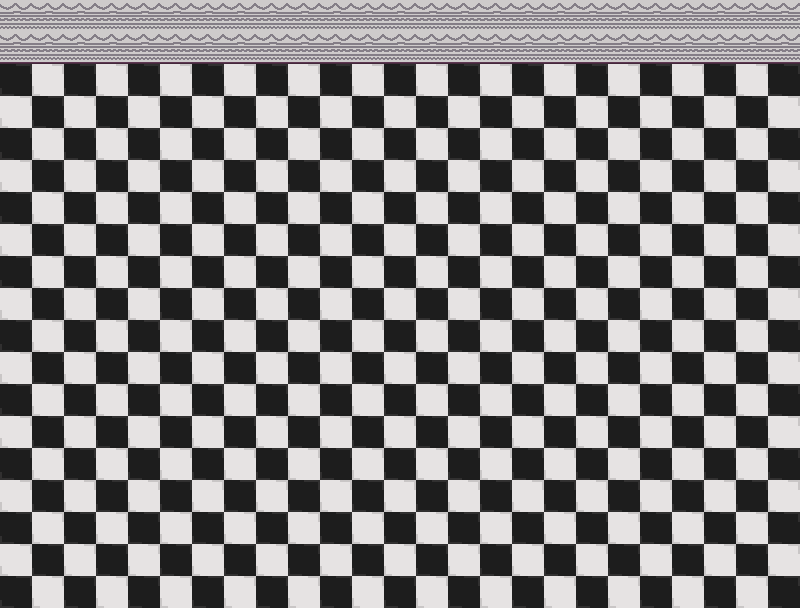

This game map was drawn from its Tiled (.tmx) file and the tilesets committed beside it. A one-line description and the trimmed map source follow:
An orthogonal 25x19 tile map with 32x32 px tiles, 1 tile layer (Tile Layer 1), 5 tilesets and 81 objects (boss-3).

<map version="1.10" tiledversion="1.11.2" orientation="orthogonal" renderorder="right-down" width="25" height="19" tilewidth="32" tileheight="32" infinite="0" nextlayerid="3" nextobjectid="73">
 <tileset firstgid="1" name="Textures-5" tilewidth="32" tileheight="32" tilecount="2" columns="2">
  <image source="Textures-5.png" width="64" height="32" />
 </tileset>
 <tileset firstgid="3" name="Walls" tilewidth="32" tileheight="32" tilecount="2" columns="2">
  <image source="Walls.png" width="64" height="32" />
  <tile id="0">
   <objectgroup draworder="index" id="2">
    <object id="1" x="0" y="0" width="32" height="32" />
   </objectgroup>
  </tile>
  <tile id="1">
   <objectgroup draworder="index" id="2">
    <object id="1" x="0" y="0" width="32" height="32" />
   </objectgroup>
  </tile>
 </tileset>
 <tileset firstgid="5" name="Decorations-5" tilewidth="32" tileheight="32" tilecount="9" columns="9">
  <image source="Decorations-5.png" width="288" height="32" />
  <tile id="2">
   <objectgroup draworder="index" id="2">
    <object id="2" x="5" y="1" width="20" height="28" />
   </objectgroup>
  </tile>
  <tile id="4">
   <objectgroup draworder="index" id="2">
    <object id="3" x="4" y="3" width="26" height="28" />
   </objectgroup>
  </tile>
  <tile id="5">
   <objectgroup draworder="index" id="2">
    <object id="1" x="2.95829" y="19.0944">
     <polygon points="0,0 0.067234,3.69787 0.874041,3.7651 0.941275,4.77361 2.95829,4.84084 2.95829,5.71489 5.10978,5.71489 5.10978,7.05957 14.9259,7.05957 14.9932,5.91659 16.0017,5.91659 16.0017,4.90808 17.8842,4.90808 17.9515,4.03404 20.1702,4.03404 20.1702,2.95829 22.0527,2.95829 22.0527,2.01702 22.994,2.08425 22.994,0.941275 24.0698,0.941275 24.0698,-0.941275 23.0612,-0.941275 23.0612,-1.94978 23.9353,-1.94978 24.0698,-2.95829 25.0783,-2.95829 25.2127,-4.97531 26.0868,-5.04255 26.154,-6.9251 26.8936,-6.9251 26.9608,-5.17701 28.1038,-5.17701 28.0366,-8.20254 25.0783,-8.26978 25.011,-10.0851 21.0442,-10.1523 20.9098,-6.38723 20.1702,-6.38723 19.9685,-8.00084 19.1617,-8.00084 19.0944,-10.0851 18.0859,-10.0179 18.0187,-11.0936 16.1361,-11.1608 16.1361,-12.0349 15.1276,-12.1021 14.9932,-13.0434 7.05957,-13.1779 6.99233,-12.371 5.10978,-12.1021 5.04255,-10.8247 3.22723,-10.8919 3.22723,-9.07658 2.15149,-9.00935 2.08425,-8.20254 1.00851,-8.13531 1.00851,-1.27745 1.88255,-1.21021 1.94978,-0.268936" />
    </object>
   </objectgroup>
  </tile>
  <tile id="6">
   <objectgroup draworder="index" id="2">
    <object id="1" x="20.8991" y="30.9728">
     <polygon points="0,0 -10.6751,-0.0751767 -10.7503,-1.72906 -18.8693,-9.9985 -18.8693,-23.9814 -11.8027,-29.9203 -4.5106,-29.9203 5.11201,-21.275 5.03684,-12.329 -2.02977,-5.41272 0.150353,-2.02977" />
    </object>
   </objectgroup>
  </tile>
  <tile id="7">
   <objectgroup draworder="index" id="2">
    <object id="1" x="3" y="14" width="27" height="7" />
   </objectgroup>
  </tile>
  <tile id="8">
   <objectgroup draworder="index" id="2">
    <object id="1" x="4" y="5" width="24" height="24" />
   </objectgroup>
  </tile>
 </tileset>
 <tileset firstgid="14" name="School-Locker-5" tilewidth="32" tileheight="32" tilecount="1" columns="1">
  <image source="School-Locker-5.png" width="32" height="32" />
  <tile id="0">
   <objectgroup draworder="index" id="2">
    <object id="1" x="6" y="1" width="20" height="30" />
   </objectgroup>
  </tile>
 </tileset>
 <tileset firstgid="15" name="Boss-3" tilewidth="32" tileheight="64" tilecount="1" columns="1">
  <image source="Boss-3.png" width="32" height="64" />
  <tile id="0">
   <objectgroup draworder="index" id="2">
    <object id="1" x="1" y="0" width="30" height="64" />
   </objectgroup>
  </tile>
 </tileset>
 <layer id="1" name="Tile Layer 1" width="25" height="19">
  <data>[475 cells, 475 non-empty, 4 distinct tile ids]</data>
 </layer>
 <objectgroup id="2" name="Object Layer 1">
  <object id="1" gid="14" x="49.0046" y="98.7526" width="80.1834" height="83.5064" />
  <object id="2" gid="14" x="99.7351" y="98.5849" width="80.1834" height="83.5064" />
  <object id="3" gid="14" x="209.582" y="97.7839" width="80.1834" height="83.5064" />
  <object id="4" gid="14" x="266.983" y="98.2505" width="80.1834" height="83.5064" />
  <object id="5" gid="14" x="368.107" y="98.1841" width="80.1834" height="83.5064" />
  <object id="6" gid="14" x="418.624" y="98.1841" width="80.1834" height="83.5064" />
  <object id="7" gid="14" x="469.721" y="97.6034" width="80.1834" height="83.5064" />
  <object id="8" gid="14" x="521.399" y="97.0228" width="80.1834" height="83.5064" />
  <object id="9" gid="14" x="573.078" y="96.4421" width="80.1834" height="83.5064" />
  <object id="10" gid="14" x="623.594" y="97.0228" width="80.1834" height="83.5064" />
  <object id="11" gid="5" x="96.4931" y="159.057" width="32" height="32" />
  <object id="12" gid="7" x="224.882" y="220.347" width="32" height="32" />
  <object id="13" gid="7" x="257.082" y="186.908" width="32" height="32" />
  <object id="14" gid="7" x="290.521" y="220.966" width="32" height="32" />
  <object id="15" gid="7" x="320.863" y="189.385" width="32" height="32" />
  <object id="16" gid="7" x="353.063" y="220.347" width="32" height="32" />
  <object id="17" gid="7" x="385.882" y="189.385" width="32" height="32" />
  <object id="18" gid="7" x="418.702" y="190.005" width="32" height="32" />
  <object id="19" gid="7" x="450.283" y="188.766" width="32" height="32" />
  <object id="20" gid="8" x="608.392" y="161.962" width="32" height="32" />
  <object id="21" gid="6" x="693.536" y="98.7116" width="32" height="32" />
  <object id="22" gid="6" x="703.267" y="125.471" width="32" height="32" />
  <object id="23" gid="6" x="725.161" y="101.144" width="32" height="32" />
  <object id="24" gid="6" x="65.7439" y="458.507" width="32" height="32" />
  <object id="25" gid="6" x="258.659" y="584.937" width="32" height="32" />
  <object id="26" gid="6" x="527.869" y="513.003" width="32" height="32" />
  <object id="27" gid="6" x="680.458" y="574.038" width="32" height="32" />
  <object id="28" gid="6" x="322.965" y="429.079" width="32" height="32" />
  <object id="29" gid="6" x="114.79" y="563.139" width="32" height="32" />
  <object id="30" gid="9" x="162.139" y="91.316" width="32" height="32" />
  <object id="31" gid="9" x="190.955" y="91.316" width="32" height="32" />
  <object id="32" gid="9" x="340.932" y="90.6611" width="32" height="32" />
  <object id="33" gid="9" x="766.631" y="91.316" width="32" height="32" />
  <object id="34" gid="9" x="29.8445" y="93.2808" width="32" height="32" />
  <object id="35" gid="9" x="-1.59172" y="93.2808" width="32" height="32" />
  <object id="36" gid="11" x="544.92" y="159.589" width="32" height="32" />
  <object id="37" gid="11" x="34.3821" y="571.882" width="32" height="32" />
  <object id="38" gid="11" x="68.8098" y="573.562" width="32" height="32" />
  <object id="39" gid="11" x="64.6113" y="540.813" width="32" height="32" />
  <object id="40" gid="11" x="34.3821" y="539.973" width="32" height="32" />
  <object id="41" gid="12" x="415.906" y="229.512" width="56.0856" height="49.084" />
  <object id="42" gid="10" x="490.662" y="496.79" width="32" height="32" />
  <object id="43" gid="10" x="576.942" y="190.472" width="32" height="32" />
  <object id="44" gid="10" x="32.1586" y="226.576" width="32" height="32" />
  <object id="45" gid="10" x="161.526" y="125.537" width="32" height="32" />
  <object id="46" gid="10" x="356.049" y="187.86" width="32" height="32" />
  <object id="47" gid="8" x="11.2109" y="508.517" width="32" height="32" />
  <object id="48" gid="8" x="131.846" y="225.524" width="32" height="32" />
  <object id="49" gid="8" x="283.32" y="275.41" width="32" height="32" />
  <object id="50" gid="8" x="382.186" y="552.961" width="32" height="32" />
  <object id="51" gid="8" x="203.501" y="484.027" width="32" height="32" />
  </objectgroup>
</map>
<!-- 20 of 81 objects omitted -->
